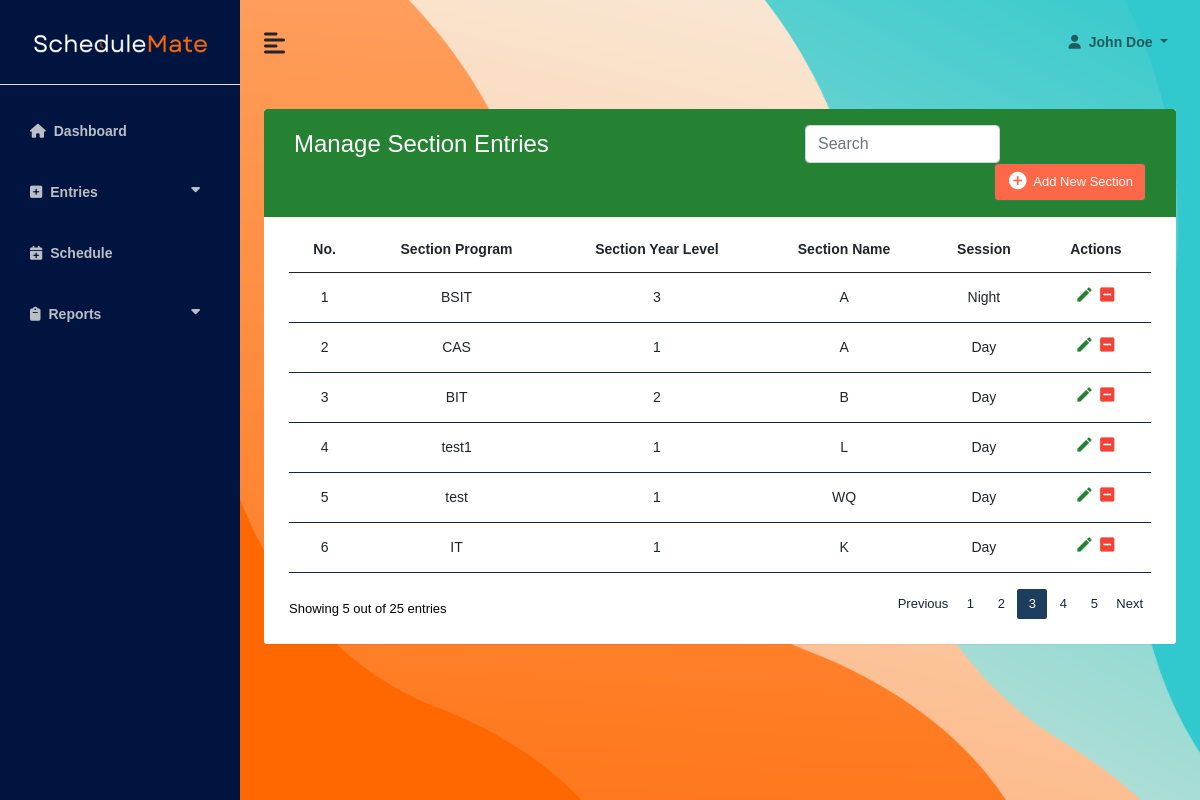
The page /section_index.php on the database its author committed.
### tables this page shows
CREATE TABLE `tb_section` (
  `secID` int(255) NOT NULL,
  `secProgram` varchar(255) NOT NULL,
  `secYearlvl` int(255) NOT NULL,
  `secName` varchar(255) NOT NULL,
  `secSession` varchar(100) NOT NULL,
  `secStatus` tinyint(1) NOT NULL DEFAULT 1
);

### section_index.php (the view, shortened to what this page needs)
<?php
include 'section_all_process.php';
?>
<!DOCTYPE html>
<html lang="en">
<head>
    <link rel="stylesheet" href="https://cdn.jsdelivr.net/npm/bootstrap@5.0.0-beta3/dist/css/bootstrap.min.css" />
    <link rel="stylesheet" href="https://cdnjs.cloudflare.com/ajax/libs/font-awesome/6.5.1/css/all.min.css" />
    <link rel="stylesheet" href="CSS/dashboard.css" />
    <link rel="stylesheet" href="CSS/content.css" />
</head>
<body>
    <div class="d-flex" id="wrapper">
        <div class="secondary-bg" id="sidebar-wrapper">
            <div class="sidebar-heading text-center py-4 primary-text fs-4 fw-bold border-bottom">
                <img src="images/logo.png" alt="smlogo" class="logo">
            </div>
            <div class="list-group list-group-flush my-3">
                <a href="dashboard.php" class="list-group-item list-group-item bg-transparent second-text fw-bold"><i class="fas fa-house me-2"></i>Dashboard</a>
                <a href="#" class="list-group-submenu list-group-item bg-transparent second-text fw-bold"><i class="fas fa-square-plus me-2"></i>Entries <i class="fa-solid fa-caret-down"></i></a>
                <a href="schedule_index.php" class="list-group-item list-group-item bg-transparent second-text fw-bold"><i class="fas fa-regular fa-calendar-plus me-2"></i>Schedule</a>
                <a href="#" class="list-group-submenu list-group-item bg-transparent second-text fw-bold"><i class="fas fa-solid fa-clipboard me-2"></i>Reports <i class="fa-solid fa-caret-down"></i></a>
            </div>
        </div>
        <div id="page-content-wrapper">
            <nav class="navbar navbar-expand-lg navbar-light bg-transparent py-4 px-4">
                <div class="d-flex align-items-center">
                    <i class="fas fa-align-left fs-4 me-3" id="menu-toggle"></i>
                </div>
                <div class="collapse navbar-collapse" id="navbarSupportedContent">
                    <ul class="navbar-nav ms-auto mb-2 mb-lg-0">
                        <li class="nav-item dropdown">
                            <a class="nav-link dropdown-toggle second-text fw-bold" href="#" id="navbarDropdown" role="button" data-bs-toggle="dropdown" aria-expanded="false">
                                <i class="fas fa-user me-2"></i>John Doe
                            </a>
                        </li>
                    </ul>
                </div>
            </nav>
            <div class="container-fluid px-4">
                <div class="row g-3 my-2">
                    <div class="container">
                        <div class="table-wrapper">
                            <div class="table-title">
                                <div class="row">
                                    <div class="col-sm-7">
                                        <h2>Manage Section Entries</h2>
                                    </div>
                                    <div class="col-sm-3">
                                        <input class="form-control" id="tableSearch" type="text" placeholder="Search">
                                    </div>
                                    <div class="col">
                                        <a href="#addSection" class="btn btn-success" data-bs-toggle="modal"><i class="material-icons">&#xE147;</i><span>Add New Section</span></a>
                                    </div>
                                </div>
                            </div>
                            <div class="table-responsive">
                                <table class="table table-hover">
                                    <thead>
                                        <tr>
                                            <th>No.</th>
                                            <th>Section Program</th>
                                            <th>Section Year Level</th>
                                            <th>Section Name</th>
                                            <th>Session</th>
                                            <th>Actions</th>
                                        </tr>
                                    </thead>
                                    <tbody id="myTable">
                                        <?php
                                        $result_active = mysqli_query($conn, "SELECT * FROM tb_section WHERE secStatus = 1");
                                        $i = 1;
                                        while ($row = mysqli_fetch_array($result_active)) {
                                        ?>
                                            <tr>
                                                <td><?php echo $i; ?></td>
                                                <td><?php echo $row["secProgram"] ?></td>
                                                <td><?php echo $row["secYearlvl"] ?></td>
                                                <td><?php echo $row["secName"] ?></td>
                                                <td><?php echo $row["secSession"] ?></td>
                                                <td>
                                                    <a href="" name="sec_edit" class="edit" data-bs-toggle="modal"><i class="material-icons" data-bs-toggle="tooltip" title="Edit">&#xe254;</i></a>
                                                    <a href="#statusSection" class="status" data-bs-toggle="modal" data-secid="<?php echo $row['secID']; ?>"><i class="material-icons" data-bs-toggle="tooltip" title="Status">&#xe909;</i></a>
                                                </td>
                                            </tr>
                                        <?php
                                            $i++;
                                        }
                                        ?>
                                    </tbody>
                                </table>
                                <div class="clearfix">
                                    <div class="hint-text">Showing <b>5</b> out of <b>25</b> entries</div>
                                    <ul class="pagination">
                                        <li class="page-item"><a href="#" class="page-link">Previous</a></li>
                                        <li class="page-item"><a href="#" class="page-link">1</a></li>
                                        <li class="page-item"><a href="#" class="page-link">2</a></li>
                                        <li class="page-item active"><a href="#" class="page-link">3</a></li>
                                        <li class="page-item"><a href="#" class="page-link">4</a></li>
                                        <li class="page-item"><a href="#" class="page-link">5</a></li>
                                        <li class="page-item"><a href="#" class="page-link">Next</a></li>
                                    </ul>
                                </div>
                            </div>
                        </div>
                    </div>
                </div>
            </div>
        </div>
    </div>
</body>
</html>

### CSS/dashboard.css (style rules this page uses)
:root { --main-bg-color: #FF6700; --main-text-color: #FF6700; --second-text-color: #bbbec5; --second-bg-color: #001440; --third-text-color: #FCF9F9; }
.primary-text { color: var(--main-text-color); }
.second-text { color: var(--second-text-color); }
.secondary-bg { background-color: var(--second-bg-color); }
#wrapper { overflow-x: hidden; background-image: url("../images/bg.png"); background-repeat: no-repeat; background-size: cover; background-position: center; }
#sidebar-wrapper { min-height: 100vh; margin-left: -15rem; -webkit-transition: margin 0.25s ease-out; -moz-transition: margin 0.25s ease-out; -o-transition: margin 0.25s ease-out; transition: margin 0.25s ease-out; }
#sidebar-wrapper .sidebar-heading { padding: 0.875rem 1.25rem; font-size: 1.2rem; }
#sidebar-wrapper .list-group { width: 15rem; }
#page-content-wrapper { min-width: 100vw; }
#menu-toggle { cursor: pointer; }
.logo { width: 175px; margin-bottom: -50px; margin-top: -50px; }
.list-group-submenu { margin-left: 0px; }
.list-group-item { border: none; padding: 20px 30px; }
.sidebar-submenu ul, li, a { text-decoration: none; list-style-type: none; font-size: 14px; }
.fa-caret-down { float: right; padding-right: 10px; }
@media (min-width: 768px) { #sidebar-wrapper { margin-left: 0; } }
@media (min-width: 768px) { #page-content-wrapper { min-width: 0; width: 100%; } }

### CSS/content.css (style rules this page uses)
body { background: #fff; font-family: 'Lexend', sans-serif; font-size: 14px; font-weight: 100; }
.table-wrapper { background: #fff; padding: 20px 25px; border-radius: 3px; box-shadow: 0 1px 1px rgba(0, 0, 0, .05); overflow-x: auto; width: 100%; }
.container { margin-right: auto; margin-left: auto; max-width: 1200px; }
.table-title { padding-bottom: 15px; background: #248232; color: #fff; padding: 16px 30px; margin: -20px -25px 10px; border-radius: 3px 3px 0 0; }
.table-title h2 { margin: 5px 0 0; font-size: 24px; }
.table-responsive { width: 100%; overflow-x: auto; }
.table-title .btn { color: #fff; background: #fd6948; float: right; font-size: 13px; min-width: 150px; border-radius: .25rem; min-height: 38px; }
.col-sm-3 { color: #fff; font-size: 11px; border-radius: 2px; }
.table-title .btn i { float: left; font-size: 21px; margin-right: 5px; }
.table-title .btn span { float: left; margin-top: 2px; }
table.table tr th, table.table tr td { border-color: #12263A; padding: 12px 15px; vertical-align: middle; text-align: center; }
table.table th { text-align: center; }
table.table td a { font-weight: bold; color: #FFFFEB; display: inline-block; text-decoration: none; }
table.table td a.edit { color: #248232; }
table.table td a.status { color: #F44336; }
table.table td i { font-size: 19px; }
.pagination { float: right; margin: 0 0 5px; }
.pagination li a { border: none; font-size: 13px; min-width: 30px; min-height: 30px; color: #12263A; background-color: #fff; margin: 0 2px; line-height: 30px; border-radius: 2px !important; text-align: center; padding: 0 6px; }
.pagination li.active a, .pagination li.active a.page-link { background: #1D3D5E; }
.hint-text { float: left; margin-top: 10px; font-size: 13px; color: black; }

### rows shown on the page
tb_section: secProgram "BSIT", secYearlvl "3", secName "A", secSession "Night"
tb_section: secProgram "CAS", secYearlvl "1", secName "A", secSession "Day"
tb_section: secProgram "BIT", secYearlvl "2", secName "B", secSession "Day"
tb_section: secProgram "test1", secYearlvl "1", secName "L", secSession "Day"
tb_section: secProgram "test", secYearlvl "1", secName "WQ", secSession "Day"
tb_section: secProgram "IT", secYearlvl "1", secName "K", secSession "Day"
